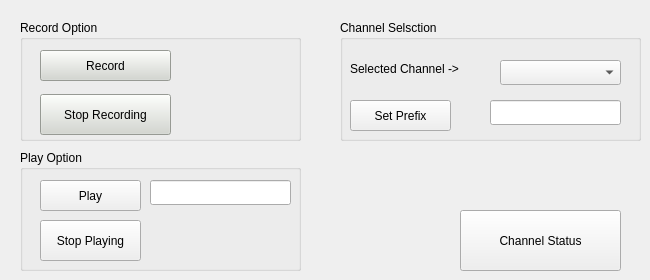
    <widget class="QWidget" name="Recplay">
     <attribute name="title">
      <string>Rec/Play</string>
     </attribute>
     <widget class="QGroupBox" name="groupBox_3">
      <property name="geometry">
       <rect>
        <x>20</x>
        <y>20</y>
        <width>281</width>
        <height>121</height>
       </rect>
      </property>
      <property name="palette">
       <palette>
        <active>
         <colorrole role="WindowText">
          <brush brushstyle="SolidPattern">
           <color alpha="255">
            <red>0</red>
            <green>0</green>
            <blue>0</blue>
           </color>
          </brush>
         </colorrole>
         <colorrole role="Button">
          <brush brushstyle="SolidPattern">
           <color alpha="255">
            <red>211</red>
            <green>215</green>
            <blue>207</blue>
           </color>
          </brush>
         </colorrole>
         <colorrole role="Light">
          <brush brushstyle="SolidPattern">
           <color alpha="255">
            <red>255</red>
            <green>255</green>
            <blue>255</blue>
           </color>
          </brush>
         </colorrole>
         <colorrole role="Midlight">
          <brush brushstyle="SolidPattern">
           <color alpha="255">
            <red>233</red>
            <green>235</green>
            <blue>231</blue>
           </color>
          </brush>
         </colorrole>
         <colorrole role="Dark">
          <brush brushstyle="SolidPattern">
           <color alpha="255">
            <red>105</red>
            <green>107</green>
            <blue>103</blue>
           </color>
          </brush>
         </colorrole>
         <colorrole role="Mid">
          <brush brushstyle="SolidPattern">
           <color alpha="255">
            <red>141</red>
            <green>143</green>
            <blue>138</blue>
           </color>
          </brush>
         </colorrole>
         <colorrole role="Text">
          <brush brushstyle="SolidPattern">
           <color alpha="255">
            <red>0</red>
            <green>0</green>
            <blue>0</blue>
           </color>
          </brush>
         </colorrole>
         <colorrole role="BrightText">
          <brush brushstyle="SolidPattern">
           <color alpha="255">
            <red>255</red>
            <green>255</green>
            <blue>255</blue>
           </color>
          </brush>
         </colorrole>
         <colorrole role="ButtonText">
          <brush brushstyle="SolidPattern">
           <color alpha="255">
            <red>0</red>
            <green>0</green>
            <blue>0</blue>
           </color>
          </brush>
         </colorrole>
         <colorrole role="Base">
          <brush brushstyle="SolidPattern">
           <color alpha="255">
            <red>255</red>
            <green>255</green>
            <blue>255</blue>
           </color>
          </brush>
         </colorrole>
         <colorrole role="Window">
          <brush brushstyle="SolidPattern">
           <color alpha="255">
            <red>211</red>
            <green>215</green>
            <blue>207</blue>
           </color>
          </brush>
         </colorrole>
         <colorrole role="Shadow">
          <brush brushstyle="SolidPattern">
           <color alpha="255">
            <red>0</red>
            <green>0</green>
            <blue>0</blue>
           </color>
          </brush>
         </colorrole>
         <colorrole role="AlternateBase">
          <brush brushstyle="SolidPattern">
           <color alpha="255">
            <red>233</red>
            <green>235</green>
            <blue>231</blue>
           </color>
          </brush>
         </colorrole>
         <colorrole role="ToolTipBase">
          <brush brushstyle="SolidPattern">
           <color alpha="255">
            <red>255</red>
            <green>255</green>
            <blue>220</blue>
           </color>
          </brush>
         </colorrole>
         <colorrole role="ToolTipText">
          <brush brushstyle="SolidPattern">
           <color alpha="255">
            <red>0</red>
            <green>0</green>
            <blue>0</blue>
           </color>
          </brush>
         </colorrole>
         <colorrole role="PlaceholderText">
          <brush brushstyle="SolidPattern">
           <color alpha="128">
            <red>0</red>
            <green>0</green>
            <blue>0</blue>
           </color>
          </brush>
         </colorrole>
        </active>
        <inactive>
         <colorrole role="WindowText">
          <brush brushstyle="SolidPattern">
           <color alpha="255">
            <red>0</red>
            <green>0</green>
            <blue>0</blue>
           </color>
          </brush>
         </colorrole>
         <colorrole role="Button">
          <brush brushstyle="SolidPattern">
           <color alpha="255">
            <red>211</red>
            <green>215</green>
            <blue>207</blue>
           </color>
          </brush>
         </colorrole>
         <colorrole role="Light">
          <brush brushstyle="SolidPattern">
           <color alpha="255">
            <red>255</red>
            <green>255</green>
            <blue>255</blue>
           </color>
          </brush>
         </colorrole>
         <colorrole role="Midlight">
          <brush brushstyle="SolidPattern">
           <color alpha="255">
            <red>233</red>
            <green>235</green>
            <blue>231</blue>
           </color>
          </brush>
         </colorrole>
         <colorrole role="Dark">
          <brush brushstyle="SolidPattern">
           <color alpha="255">
            <red>105</red>
            <green>107</green>
            <blue>103</blue>
           </color>
          </brush>
         </colorrole>
         <colorrole role="Mid">
          <brush brushstyle="SolidPattern">
           <color alpha="255">
            <red>141</red>
            <green>143</green>
            <blue>138</blue>
           </color>
          </brush>
         </colorrole>
         <colorrole role="Text">
          <brush brushstyle="SolidPattern">
           <color alpha="255">
            <red>0</red>
            <green>0</green>
            <blue>0</blue>
           </color>
          </brush>
         </colorrole>
         <colorrole role="BrightText">
          <brush brushstyle="SolidPattern">
           <color alpha="255">
            <red>255</red>
            <green>255</green>
            <blue>255</blue>
           </color>
          </brush>
         </colorrole>
         <colorrole role="ButtonText">
          <brush brushstyle="SolidPattern">
           <color alpha="255">
            <red>0</red>
            <green>0</green>
            <blue>0</blue>
           </color>
          </brush>
         </colorrole>
         <colorrole role="Base">
          <brush brushstyle="SolidPattern">
           <color alpha="255">
            <red>255</red>
            <green>255</green>
            <blue>255</blue>
           </color>
          </brush>
         </colorrole>
         <colorrole role="Window">
          <brush brushstyle="SolidPattern">
           <color alpha="255">
            <red>211</red>
            <green>215</green>
            <blue>207</blue>
           </color>
          </brush>
         </colorrole>
         <colorrole role="Shadow">
          <brush brushstyle="SolidPattern">
           <color alpha="255">
            <red>0</red>
            <green>0</green>
            <blue>0</blue>
           </color>
          </brush>
         </colorrole>
         <colorrole role="AlternateBase">
          <brush brushstyle="SolidPattern">
           <color alpha="255">
            <red>233</red>
            <green>235</green>
            <blue>231</blue>
           </color>
          </brush>
         </colorrole>
         <colorrole role="ToolTipBase">
          <brush brushstyle="SolidPattern">
           <color alpha="255">
            <red>255</red>
            <green>255</green>
            <blue>220</blue>
           </color>
          </brush>
         </colorrole>
         <colorrole role="ToolTipText">
          <brush brushstyle="SolidPattern">
           <color alpha="255">
            <red>0</red>
            <green>0</green>
            <blue>0</blue>
           </color>
          </brush>
         </colorrole>
         <colorrole role="PlaceholderText">
          <brush brushstyle="SolidPattern">
           <color alpha="128">
            <red>0</red>
            <green>0</green>
            <blue>0</blue>
           </color>
          </brush>
         </colorrole>
        </inactive>
        <disabled>
         <colorrole role="WindowText">
          <brush brushstyle="SolidPattern">
           <color alpha="255">
            <red>105</red>
            <green>107</green>
            <blue>103</blue>
           </color>
          </brush>
         </colorrole>
         <colorrole role="Button">
          <brush brushstyle="SolidPattern">
           <color alpha="255">
            <red>211</red>
            <green>215</green>
            <blue>207</blue>
           </color>
          </brush>
         </colorrole>
         <colorrole role="Light">
          <brush brushstyle="SolidPattern">
           <color alpha="255">
            <red>255</red>
            <green>255</green>
            <blue>255</blue>
           </color>
          </brush>
         </colorrole>
         <colorrole role="Midlight">
          <brush brushstyle="SolidPattern">
           <color alpha="255">
            <red>233</red>
            <green>235</green>
            <blue>231</blue>
           </color>
          </brush>
         </colorrole>
         <colorrole role="Dark">
          <brush brushstyle="SolidPattern">
           <color alpha="255">
            <red>105</red>
            <green>107</green>
            <blue>103</blue>
           </color>
          </brush>
         </colorrole>
         <colorrole role="Mid">
          <brush brushstyle="SolidPattern">
           <color alpha="255">
            <red>141</red>
            <green>143</green>
            <blue>138</blue>
           </color>
          </brush>
         </colorrole>
         <colorrole role="Text">
          <brush brushstyle="SolidPattern">
           <color alpha="255">
            <red>105</red>
            <green>107</green>
            <blue>103</blue>
           </color>
          </brush>
         </colorrole>
         <colorrole role="BrightText">
          <brush brushstyle="SolidPattern">
           <color alpha="255">
            <red>255</red>
            <green>255</green>
            <blue>255</blue>
           </color>
          </brush>
         </colorrole>
         <colorrole role="ButtonText">
          <brush brushstyle="SolidPattern">
           <color alpha="255">
            <red>105</red>
            <green>107</green>
            <blue>103</blue>
           </color>
          </brush>
         </colorrole>
         <colorrole role="Base">
          <brush brushstyle="SolidPattern">
           <color alpha="255">
            <red>211</red>
            <green>215</green>
            <blue>207</blue>
           </color>
          </brush>
         </colorrole>
         <colorrole role="Window">
          <brush brushstyle="SolidPattern">
           <color alpha="255">
            <red>211</red>
            <green>215</green>
            <blue>207</blue>
           </color>
          </brush>
         </colorrole>
         <colorrole role="Shadow">
          <brush brushstyle="SolidPattern">
           <color alpha="255">
            <red>0</red>
            <green>0</green>
            <blue>0</blue>
           </color>
          </brush>
         </colorrole>
         <colorrole role="AlternateBase">
          <brush brushstyle="SolidPattern">
           <color alpha="255">
            <red>211</red>
            <green>215</green>
            <blue>207</blue>
           </color>
          </brush>
         </colorrole>
         <colorrole role="ToolTipBase">
          <brush brushstyle="SolidPattern">
           <color alpha="255">
            <red>255</red>
            <green>255</green>
            <blue>220</blue>
           </color>
          </brush>
         </colorrole>
         <colorrole role="ToolTipText">
          <brush brushstyle="SolidPattern">
           <color alpha="255">
            <red>0</red>
            <green>0</green>
            <blue>0</blue>
           </color>
          </brush>
         </colorrole>
         <colorrole role="PlaceholderText">
          <brush brushstyle="SolidPattern">
           <color alpha="128">
            <red>0</red>
            <green>0</green>
            <blue>0</blue>
           </color>
          </brush>
         </colorrole>
        </disabled>
       </palette>
      </property>
      <property name="title">
       <string>Record Option</string>
      </property>
      <widget class="QPushButton" name="Record">
       <property name="geometry">
        <rect>
         <x>20</x>
         <y>30</y>
         <width>131</width>
         <height>31</height>
        </rect>
       </property>
       <property name="text">
        <string>Record</string>
       </property>
      </widget>
      <widget class="QPushButton" name="StopRecording">
       <property name="geometry">
        <rect>
         <x>20</x>
         <y>74</y>
         <width>131</width>
         <height>41</height>
        </rect>
       </property>
       <property name="text">
        <string>Stop Recording</string>
       </property>
      </widget>
     </widget>
     <widget class="QGroupBox" name="groupBox_4">
      <property name="geometry">
       <rect>
        <x>340</x>
        <y>20</y>
        <width>301</width>
        <height>121</height>
       </rect>
      </property>
      <property name="title">
       <string>Channel Selsction</string>
      </property>
      <widget class="QLabel" name="label">
       <property name="geometry">
        <rect>
         <x>10</x>
         <y>40</y>
         <width>141</width>
         <height>17</height>
        </rect>
       </property>
       <property name="text">
        <string>Selected Channel -&gt;</string>
       </property>
      </widget>
      <widget class="QPushButton" name="pushButton">
       <property name="geometry">
        <rect>
         <x>10</x>
         <y>80</y>
         <width>101</width>
         <height>31</height>
        </rect>
       </property>
       <property name="text">
        <string>Set Prefix</string>
       </property>
      </widget>
      <widget class="QLineEdit" name="lineEdit_8">
       <property name="geometry">
        <rect>
         <x>150</x>
         <y>80</y>
         <width>131</width>
         <height>25</height>
        </rect>
       </property>
      </widget>
      <widget class="QComboBox" name="comboBox_2">
       <property name="geometry">
        <rect>
         <x>160</x>
         <y>40</y>
         <width>121</width>
         <height>25</height>
        </rect>
       </property>
      </widget>
     </widget>
     <widget class="QGroupBox" name="groupBox_5">
      <property name="geometry">
       <rect>
        <x>20</x>
        <y>150</y>
        <width>281</width>
        <height>121</height>
       </rect>
      </property>
      <property name="title">
       <string>Play Option</string>
      </property>
      <widget class="QPushButton" name="Play">
       <property name="geometry">
        <rect>
         <x>20</x>
         <y>30</y>
         <width>101</width>
         <height>31</height>
        </rect>
       </property>
       <property name="text">
        <string>Play</string>
       </property>
      </widget>
      <widget class="QPushButton" name="pushButton_2">
       <property name="geometry">
        <rect>
         <x>20</x>
         <y>70</y>
         <width>101</width>
         <height>41</height>
        </rect>
       </property>
       <property name="text">
        <string>Stop Playing</string>
       </property>
      </widget>
      <widget class="QLineEdit" name="lineEdit_7">
       <property name="geometry">
        <rect>
         <x>130</x>
         <y>30</y>
         <width>141</width>
         <height>25</height>
        </rect>
       </property>
      </widget>
     </widget>
     <widget class="QPushButton" name="Channelstatus">
      <property name="geometry">
       <rect>
        <x>460</x>
        <y>210</y>
        <width>161</width>
        <height>61</height>
       </rect>
      </property>
      <property name="text">
       <string>Channel Status</string>
      </property>
     </widget>
    </widget>
